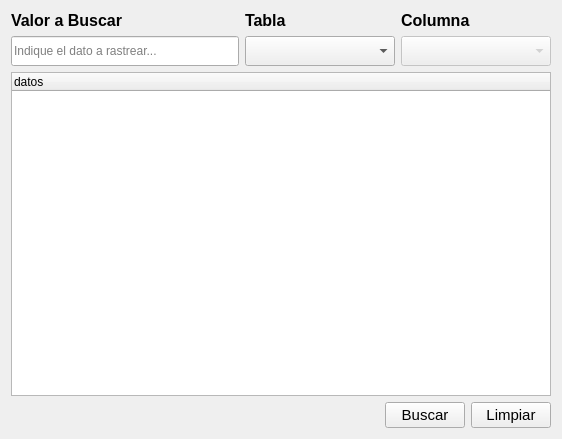
<?xml version="1.0" encoding="UTF-8"?>
<ui version="4.0">
 <class>Buscar_dato</class>
 <widget class="QWidget" name="Buscar_dato">
  <property name="geometry">
   <rect>
    <x>0</x>
    <y>0</y>
    <width>562</width>
    <height>439</height>
   </rect>
  </property>
  <property name="windowTitle">
   <string>Buscar Datos</string>
  </property>
  <layout class="QVBoxLayout" name="verticalLayout">
   <item>
    <layout class="QHBoxLayout" name="horizontalLayout_3">
     <item>
      <widget class="QLabel" name="titulo_dato">
       <property name="sizePolicy">
        <sizepolicy hsizetype="Expanding" vsizetype="Preferred">
         <horstretch>0</horstretch>
         <verstretch>0</verstretch>
        </sizepolicy>
       </property>
       <property name="font">
        <font>
         <pointsize>12</pointsize>
         <bold>true</bold>
        </font>
       </property>
       <property name="text">
        <string>Valor a Buscar</string>
       </property>
      </widget>
     </item>
     <item>
      <widget class="QLabel" name="titulo_tabla">
       <property name="minimumSize">
        <size>
         <width>150</width>
         <height>0</height>
        </size>
       </property>
       <property name="font">
        <font>
         <pointsize>12</pointsize>
         <bold>true</bold>
        </font>
       </property>
       <property name="text">
        <string>Tabla</string>
       </property>
      </widget>
     </item>
     <item>
      <widget class="QLabel" name="titulo_columna">
       <property name="minimumSize">
        <size>
         <width>150</width>
         <height>0</height>
        </size>
       </property>
       <property name="font">
        <font>
         <pointsize>12</pointsize>
         <bold>true</bold>
        </font>
       </property>
       <property name="text">
        <string>Columna</string>
       </property>
      </widget>
     </item>
    </layout>
   </item>
   <item>
    <layout class="QHBoxLayout" name="horizontalLayout">
     <property name="spacing">
      <number>6</number>
     </property>
     <item>
      <widget class="QLineEdit" name="linea_buscar">
       <property name="minimumSize">
        <size>
         <width>0</width>
         <height>30</height>
        </size>
       </property>
       <property name="placeholderText">
        <string>Indique el dato a rastrear...</string>
       </property>
       <property name="clearButtonEnabled">
        <bool>true</bool>
       </property>
      </widget>
     </item>
     <item>
      <widget class="QComboBox" name="combob_tabla">
       <property name="minimumSize">
        <size>
         <width>150</width>
         <height>30</height>
        </size>
       </property>
       <property name="currentIndex">
        <number>-1</number>
       </property>
      </widget>
     </item>
     <item>
      <widget class="QComboBox" name="combob_columna">
       <property name="enabled">
        <bool>false</bool>
       </property>
       <property name="minimumSize">
        <size>
         <width>150</width>
         <height>30</height>
        </size>
       </property>
      </widget>
     </item>
    </layout>
   </item>
   <item>
    <widget class="QTreeWidget" name="tree_tabla_busqueda">
     <column>
      <property name="text">
       <string notr="true">datos</string>
      </property>
     </column>
    </widget>
   </item>
   <item>
    <layout class="QHBoxLayout" name="horizontalLayout_2">
     <item>
      <spacer name="horizontalSpacer">
       <property name="orientation">
        <enum>Qt::Orientation::Horizontal</enum>
       </property>
       <property name="sizeHint" stdset="0">
        <size>
         <width>40</width>
         <height>20</height>
        </size>
       </property>
      </spacer>
     </item>
     <item>
      <widget class="QPushButton" name="button_Buscar">
       <property name="font">
        <font>
         <pointsize>11</pointsize>
        </font>
       </property>
       <property name="text">
        <string>Buscar</string>
       </property>
      </widget>
     </item>
     <item>
      <widget class="QPushButton" name="button_Limpiar">
       <property name="font">
        <font>
         <pointsize>11</pointsize>
        </font>
       </property>
       <property name="text">
        <string>Limpiar</string>
       </property>
      </widget>
     </item>
    </layout>
   </item>
  </layout>
 </widget>
 <resources/>
 <connections>
  <connection>
   <sender>linea_buscar</sender>
   <signal>returnPressed()</signal>
   <receiver>button_Buscar</receiver>
   <slot>click()</slot>
   <hints>
    <hint type="sourcelabel">
     <x>63</x>
     <y>46</y>
    </hint>
    <hint type="destinationlabel">
     <x>426</x>
     <y>410</y>
    </hint>
   </hints>
  </connection>
 </connections>
</ui>
